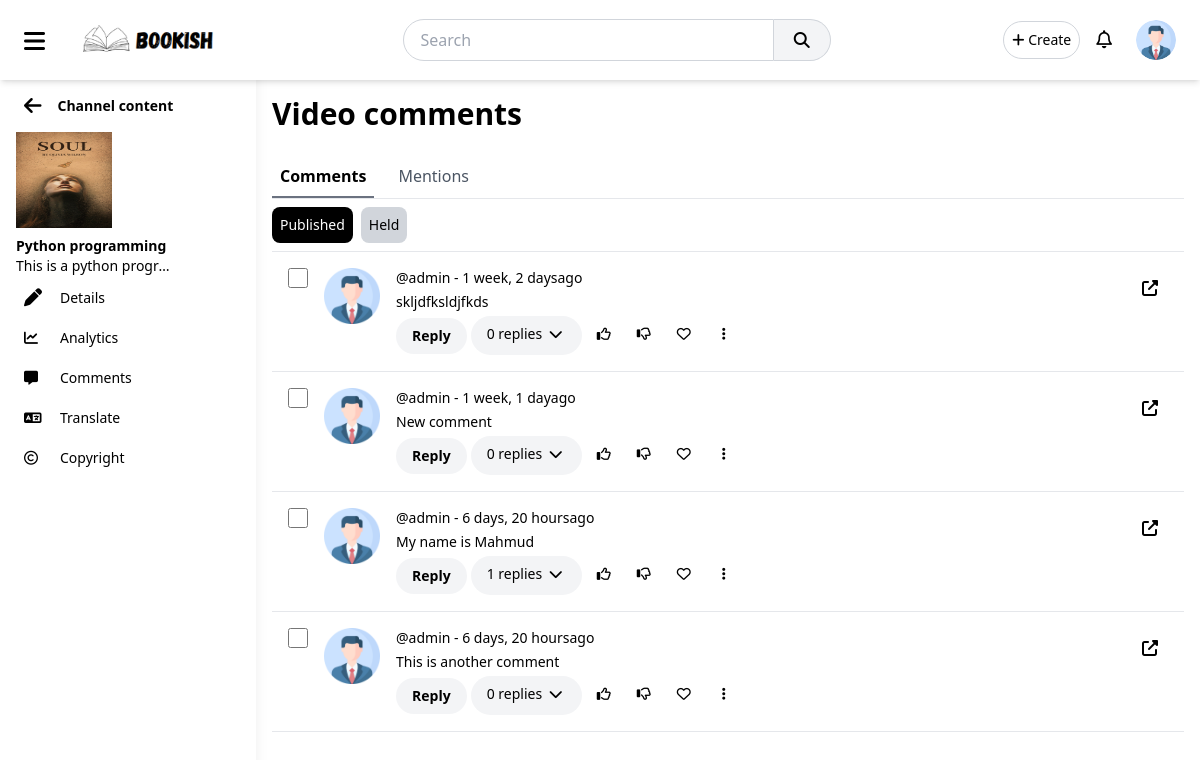
Page /author/book-comments/2025-01-25-1104442397970000 (signed in) on the committed database.
### accounts/models.py (models this page shows, shortened)
class UserProfile(models.Model):
    user = models.OneToOneField(User, on_delete=models.CASCADE)
    full_name = models.CharField(max_length=100, blank=True, null=True)
    bio = models.TextField(blank=True, null=True)
    profile_picture = models.ImageField(upload_to='profile_pics/', default='profile_pics/default.png')
    followers = models.ManyToManyField('self', symmetrical=False, related_name='following', blank=True)
    created_at = models.DateTimeField(auto_now_add=True)
    updated_at = models.DateTimeField(auto_now=True)

### main/models.py (models this page shows, shortened)
class Book(models.Model):
    title = models.CharField(max_length=255)
    slug = AutoSlugField(populate_from='title', unique=True)
    description = models.TextField()
    content = CKEditor5Field(config_name="extends")
    author = models.ForeignKey(User, on_delete=models.CASCADE, related_name='books')
    category = models.ForeignKey(Category, on_delete=models.CASCADE, related_name='books', blank=True, null=True)
    published_date = models.DateTimeField(auto_now_add=True)
    updated_date = models.DateTimeField(auto_now=True)
    likes = models.ManyToManyField(User, related_name='liked_books', blank=True)
    dislikes = models.ManyToManyField(User, related_name='disliked_books', blank=True)
    views = models.PositiveIntegerField(default=0)
    thumbnail = models.ImageField(upload_to='thumbnails/', blank=True, null=True)

class Comment(models.Model):
    book = models.ForeignKey(Book, on_delete=models.CASCADE, related_name='comments')
    user = models.ForeignKey(User, on_delete=models.CASCADE)
    content = models.TextField()
    likes = models.ManyToManyField(User, related_name="liked_comment", blank=True)
    dislikes = models.ManyToManyField(User, related_name="disliked_comment", blank=True)
    created_at = models.DateTimeField(auto_now_add=True)
    updated_at = models.DateTimeField(auto_now=True)
    parent = models.ForeignKey('self', on_delete=models.CASCADE, null=True, blank=True, related_name='replies')

### author/views.py (the view)
# urls.py: path('book-comments/<str:slug>', views.content_comments, name="content_comments"),
@login_required(login_url='accounts:login')
def content_comments(request, slug):
    book = Book.objects.get(slug=slug)
    context = {
        'book': book
    }
    return render(request, 'author/content_comments.html', context)

### templates/author/content_comments.html (shortened to what this page needs)
{% extends 'author/content_base.html' %}
{% load static %}
{% block content %}
<header class="flex items-center justify-between mb-6">
    <div>
        <h2 class="text-3xl font-semibold">
            Video comments
        </h2>
    </div>
</header>
<ul class="flex gap-4 font-medium text-gray-600 border-b">
    <li class="p-2 cursor-pointer text-black border-b-2 font-bold border-gray-500">
        Comments
    </li>
    <li class="hover:border-b-2 hover:border-gray-300 p-2 cursor-pointer">
        Mentions
    </li>
</ul>
<div class="flex gap-2 py-2 *:p-2 *:bg-gray-300 *:rounded-lg text-sm border-b">
    <div class="!bg-black text-white">
        Published
    </div>
    <div>
        Held
    </div>
</div>
{% for item in book.comments.all %}
<div class="flex justify-between py-4 sm:p-4 border-b overflow-x-scroll">
    <div class="flex sm:gap-4">
        <input class="block h-5 w-5" type="checkbox" />
        <img alt="" class="h-14 w-14"
            src="{{item.user.userprofile.profile_picture.url}}" />
        <div class="text-sm space-y-1">
            <div>
                @{{item.user.username}} - {{item.created_at|timesince}}ago
            </div>
            <div>
                {{item.content}}
            </div>
            <div class="flex items-center gap-1">
                <button class="py-2 px-4 bg-gray-100 font-bold hover:bg-gray-200 rounded-full">
                    Reply
                </button>
                <button class="py-2 px-4 bg-gray-100 hover:bg-gray-200 rounded-full whitespace-nowrap">
                    {{item.replies.count}} replies
                    <i class="fa fa-chevron-down h-5 w-5">
                    </i>
                </button>
                <button class="p-2 hover:bg-gray-200 rounded-full">
                    <i class="fa-regular fa-thumbs-up h-5 w-5">
                    </i>
                </button>
                <button class="p-2 hover:bg-gray-200 rounded-full">
                    <i class="fa-regular fa-thumbs-down h-5 w-5">
                    </i>
                </button>
                <button class="p-2 hover:bg-gray-200 rounded-full">
                    <i class="fa-regular fa-heart h-5 w-5">
                    </i>
                </button>
                <button class="p-2 hover:bg-gray-200 rounded-full">
                    <i class="fa fa-ellipsis-vertical h-5 w-5">
                    </i>
                </button>
            </div>
        </div>
    </div>
    <div>
        <div class="flex gap-4 items-center">
            <button class="p-2 hover:bg-gray-200 rounded-full" onclick="location.href=`{% url "main:book_view" item.book.slug %}`">
                <i class="fa fa-up-right-from-square h-5 w-5">
                </i>
            </button>
        </div>
    </div>
</div>
{% endfor %}
{% endblock %}

### templates/author/content_base.html (shortened to what this page needs)
<!DOCTYPE html>
<html lang="en">
{% load static %}
<head>
    <link rel="stylesheet" href="{% static 'css/output.css' %}">
    <link rel="stylesheet" href="https://cdnjs.cloudflare.com/ajax/libs/font-awesome/6.7.2/css/all.min.css"
 />
</head>
<body>
    <header class="bg-white shadow-md sticky top-0 z-50 px-4">
        <div class="flex items-center justify-between py-3">
            <div class="flex items-center space-x-4">
                <button class="px-2 pt-1 rounded hover:bg-gray-200" id="menuToggle">
                    <i class="fa fa-bars text-2xl"></i>
                </button>
                <a href="{% url 'author:author_dashboard' %}">
                    <img src="{% static 'logo.png' %}" class="h-12 hidden sm:block" alt=""></a>
            </div>
            <div class="hidden md:flex items-center justify-center mx-4 flex-grow">
                <input type="text" placeholder="Search"
                    class="w-2/4 border border-gray-300 rounded-l-full py-2 px-4 focus:outline-none">
                <button
                    class="px-5 py-2 bg-gray-100 border-t border-b border-r border-gray-300 rounded-r-full hover:bg-gray-200">
                    <i class="fa fa-search"></i>
                </button>
            </div>
            <div class="flex items-center space-x-4">
                <div class="relative">
                    <button class="dropdownButton p-2 border border-gray-300 rounded-full text-sm">
                        <i class="fa fa-plus"></i> Create
                    </button>
                </div>
                <div class="relative">
                    <button class="dropdownButton text-lg fa-regular fa-bell">
                    </button>
                </div>
                {% include 'components/profile_menu.html' %}
            </div>
        </div>
    </header>
    <div class="flex min-h-screen">
        <aside
            class="z-40 pt-20 fixed left-0 top-0 h-full w-64 bg-white shadow-lg p-4 overflow-y-auto transform -translate-x-full transition-all duration-300 ease-in-out md:translate-x-0"
            id="sidebar">
            <nav>
                <ul class="space-y-1 text-sm" id="sidebarItems">
                    <li class="flex gap-4 items-center m-2 my-4 cursor-pointer" onclick="location.href=`{% url 'author:author_content' %}`">
                        <i class="fa fa-arrow-left text-xl"></i>
                        <div class="font-bold" id="back_text">Channel content</div>
                    </li>
                    <li class="flex flex-col">
                        <img src="{{book.thumbnail.url}}" id="sidebar_profile_img"
                            class="h-24 w-24 mb-2 transition-all duration-300" alt="">
                        <div class="text-sm font-bold">{{book.title}}</div>
                        <div class="text-sm font-thin max-w-40 whitespace-nowrap overflow-hidden overflow-ellipsis ">{{book.description}}</div>
                    </li>
                    <li onclick="location.href=`{% url 'author:content_details' book.slug %}`" data-page="content_details"
                        class="flex items-center space-x-3 p-2 rounded-lg transition-all hover:bg-gray-200 cursor-pointer menu-item">
                        <i class="fa fa-pen text-lg w-6"></i>
                        <span class="text-gray-700">Details</span>
                    </li>
                    <li onclick="location.href=`{% url 'author:content_analytics' book.slug %}`" data-page="content_analytics"
                    class="flex items-center space-x-3 p-2 rounded-lg hover:bg-gray-200 cursor-pointer menu-item">
                        <i class="fa fa-chart-line w-6"></i>
                        <span class="text-gray-700">Analytics</span>
                    </li>
                    <li onclick="location.href=`{% url 'author:content_comments' book.slug %}`" data-page="content_comments"
                    class="flex items-center space-x-3 p-2 rounded-lg hover:bg-gray-200 cursor-pointer menu-item">
                        <i class="fa fa-message w-6"></i>
                        <span class="text-gray-700">Comments</span>
                    </li>
                    <li onclick="location.href=`{% url 'author:content_translate' book.slug %}`" data-page="content_translate"
                    class="flex items-center space-x-3 p-2 rounded-lg hover:bg-gray-200 cursor-pointer menu-item">
                        <i class="fa fa-language w-6"></i>
                        <span class="text-gray-700">Translate</span>
                    </li>
                    <li onclick="location.href=`{% url 'author:content_copyright' book.slug %}`" data-page="content_copyright"
                    class="flex items-center space-x-3 p-2 rounded-lg hover:bg-gray-200 cursor-pointer menu-item">
                        <i class="fa-regular fa-copyright w-6"></i>
                        <span class="text-gray-700">Copyright</span>
                    </li>
                </ul>
            </nav>
        </aside>
        <main class="flex-1 w-full p-4 md:ml-64 transition-all delay-100 ease-in-out" id="content">
            {% block content %}
            {% endblock %}
        </main>
    </div>
</body>
</html>

### templates/components/profile_menu.html (shortened to what this page needs)
<div class="relative">
    <button class="dropdownButton p-2 rounded-full hover:bg-gray-200">
        <img src="{{user.userprofile.profile_picture.url}}" class="h-10 w-10 rounded-full" alt="">
    </button>
</div>

### rows in the picture
Book: thumbnail (picture), title "Python programming", description "This is a python progr…"
Comment: user.userprofile.profile_picture (placeholder picture), user.username "admin", created_at "1 week, 2 days", content "skljdfksldjfkds", replies.count "0"
Comment: user.userprofile.profile_picture (placeholder picture), user.username "admin", created_at "1 week, 1 day", content "New comment", replies.count "0"
Comment: user.userprofile.profile_picture (placeholder picture), user.username "admin", created_at "6 days, 20 hours", content "My name is Mahmud", replies.count "1"
Comment: user.userprofile.profile_picture (placeholder picture), user.username "admin", created_at "6 days, 20 hours", content "This is another comment", replies.count "0"
